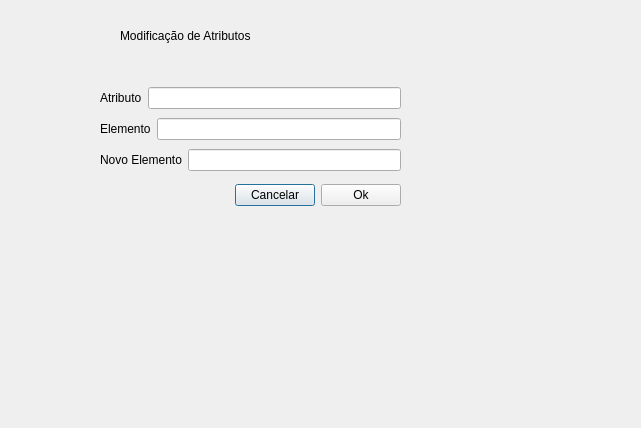
<?xml version="1.0" encoding="UTF-8"?>
<ui version="4.0">
 <class>WinModificacao</class>
 <widget class="QDialog" name="WinModificacao">
  <property name="geometry">
   <rect>
    <x>0</x>
    <y>0</y>
    <width>641</width>
    <height>428</height>
   </rect>
  </property>
  <property name="windowTitle">
   <string>Dialog</string>
  </property>
  <widget class="QLabel" name="label_4">
   <property name="geometry">
    <rect>
     <x>120</x>
     <y>20</y>
     <width>171</width>
     <height>31</height>
    </rect>
   </property>
   <property name="text">
    <string>Modificação de Atributos</string>
   </property>
  </widget>
  <widget class="QWidget" name="layoutWidget_2">
   <property name="geometry">
    <rect>
     <x>100</x>
     <y>180</y>
     <width>301</width>
     <height>31</height>
    </rect>
   </property>
   <layout class="QHBoxLayout" name="horizontalLayout_8">
    <item>
     <spacer name="horizontalSpacer">
      <property name="orientation">
       <enum>Qt::Horizontal</enum>
      </property>
      <property name="sizeHint" stdset="0">
       <size>
        <width>40</width>
        <height>20</height>
       </size>
      </property>
     </spacer>
    </item>
    <item>
     <widget class="QPushButton" name="Cancelar">
      <property name="text">
       <string>Cancelar</string>
      </property>
     </widget>
    </item>
    <item>
     <widget class="QPushButton" name="Ok">
      <property name="text">
       <string>Ok</string>
      </property>
     </widget>
    </item>
   </layout>
  </widget>
  <widget class="QWidget" name="">
   <property name="geometry">
    <rect>
     <x>100</x>
     <y>84</y>
     <width>301</width>
     <height>91</height>
    </rect>
   </property>
   <layout class="QVBoxLayout" name="verticalLayout">
    <item>
     <layout class="QHBoxLayout" name="horizontalLayout_3">
      <item>
       <widget class="QLabel" name="label">
        <property name="text">
         <string>Atributo</string>
        </property>
       </widget>
      </item>
      <item>
       <widget class="QLineEdit" name="lineEditAtributo"/>
      </item>
     </layout>
    </item>
    <item>
     <layout class="QHBoxLayout" name="horizontalLayout_2">
      <item>
       <widget class="QLabel" name="label_2">
        <property name="text">
         <string>Elemento</string>
        </property>
       </widget>
      </item>
      <item>
       <widget class="QLineEdit" name="lineEditElemento"/>
      </item>
     </layout>
    </item>
    <item>
     <layout class="QHBoxLayout" name="horizontalLayout">
      <item>
       <widget class="QLabel" name="label_3">
        <property name="text">
         <string>Novo Elemento</string>
        </property>
       </widget>
      </item>
      <item>
       <widget class="QLineEdit" name="lineEditNovoElemento"/>
      </item>
     </layout>
    </item>
   </layout>
  </widget>
 </widget>
 <resources/>
 <connections/>
</ui>
